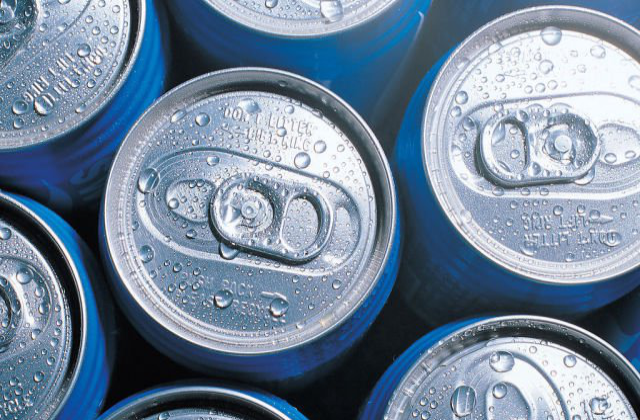
#> input picture 20_shape/images/cans.bmp, 640 x 420 px
$ python 2_hough_circle_detection.py
#> lines starting #> are read from the running program, lines starting #| are printed output that depends on the picture; after the words box and inside, x2 and y2 are one past the last pixel; in counts of white or black regions, pixels touching at a corner belong together
import numpy as np
import cv2
import math

img1 = cv2.imread("./images/cans.bmp", -1)
#> img1 is the input picture: shape (420, 640, 3); mean B, G, R 155.4, 134.4, 115.4
img2 = img1.copy()
gray = cv2.cvtColor(img1, cv2.COLOR_BGR2GRAY)
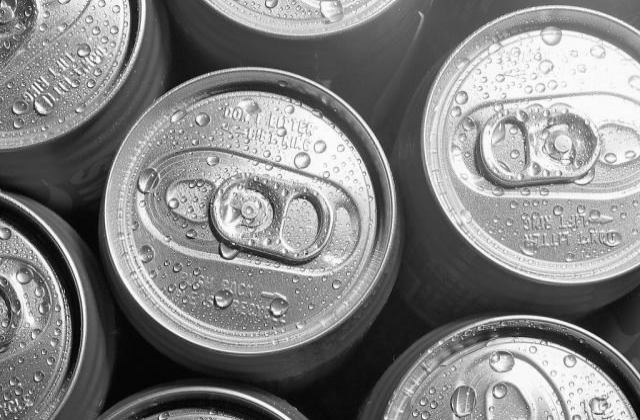
#> gray: shape (420, 640); min 0, max 255, mean 131.1
circles = cv2.HoughCircles(gray, cv2.HOUGH_GRADIENT, 1, 150, 200, 50, minRadius=120, maxRadius=200)
#> circles = [[246.5, 210.5, 142.2], [562.5, 146.5, 130.7]]
circles = np.uint16(np.around(circles))
#> circles = [[246, 210, 142], [562, 146, 131]]
for i in circles[0,:]:
	cv2.circle(img2, (i[0], i[1]), i[2], (0, 255, 0), 2)
	cv2.circle(img2, (i[0], i[1]), 2, (0, 0, 255), 3)
#> this loop made 2 passes
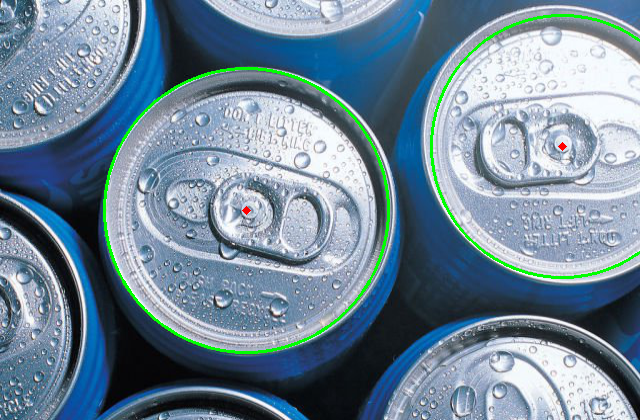
#> img2: shape (420, 640, 3); 1.62% of pixels changed, all inside (x1, y1, x2, y2) = (103, 14, 640, 354)
cv2.imshow("Original Image", img1)
cv2.imshow("Circle Detection", img2)
cv2.waitKey(0)
cv2.destroyAllWindows()
